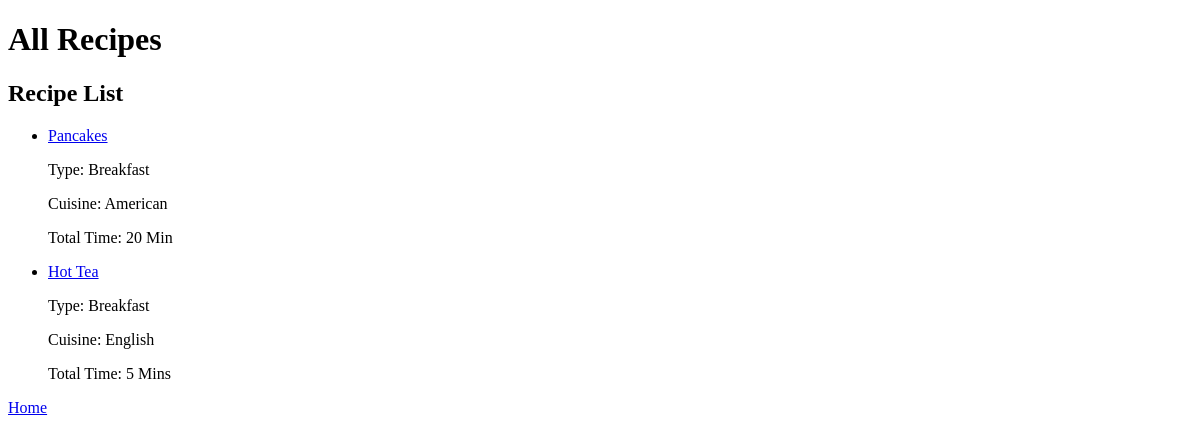
Page /all-recipes on the earlier database version.
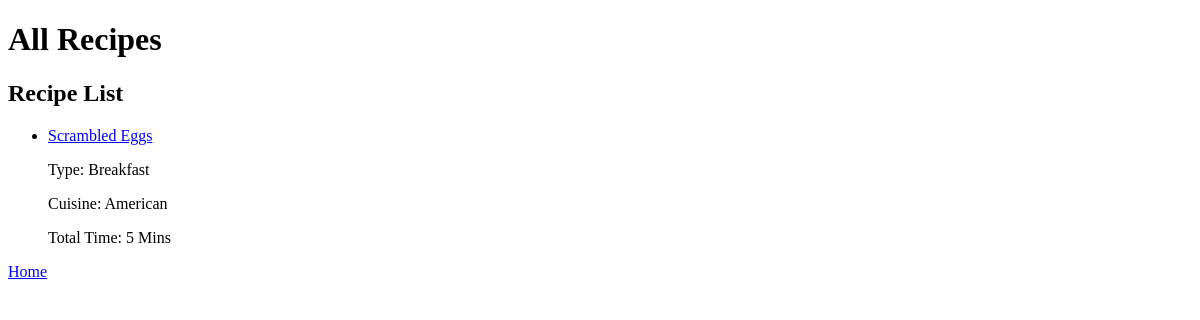
Same page on the later database version.
### tables this page shows
CREATE TABLE recipes(
                id INTEGER PRIMARY KEY AUTOINCREMENT, 
                name TEXT, 
                type TEXT, 
                cuisine TEXT, 
                season TEXT DEFAULT NULL,
                author TEXT,
                total_time TEXT,
                yield TEXT,
                image TEXT,
                UNIQUE (name, type, cuisine)
            );

### test.py (the view)
@app.route('/all-recipes')
def all_recipes():
    conn = get_db_connection()
    recipes = conn.execute(f'SELECT * FROM recipes').fetchall()
    conn.close()
    return render_template('all.html', recipes = recipes)

### test.py (called while the page is built)
def get_db_connection():
    db_path = os.path.abspath(DATABASE)
    print("Using Database FIle:", db_path)
    conn = sqlite3.connect(db_path, timeout=10)
    conn.row_factory = sqlite3.Row
    return conn

### templates/all.html (shortened to what this page needs)
<!DOCTYPE html>
<html lang="en">
<head>
</head>
<body>
    <header>
        <h1>All Recipes</h1>
    </header>
    <main>
        <section>
            <h2>Recipe List</h2>
            <ul>
                {% for recipe in recipes %}
                <li>
                    <a href="/all-recipes/{{ recipe['id'] }}">
                        {{ recipe['name'] }}
                    </a>
                    <p>Type: {{ recipe['type'] }}</p>
                    <p>Cuisine: {{ recipe['cuisine'] }}</p>
                    <p>Total Time: {{ recipe['total_time'] }}</p>
                </li>
                {% endfor %}
            </ul>
        </section>
    </main>
</body>
</html>
</html>
    <nav>
        <a href="/">Home</a>
    </nav>
</html>

Differences in the rows shown:
removed recipes: name "Pancakes", type "Breakfast", cuisine "American", total_time "20 Min"
removed recipes: name "Hot Tea", type "Breakfast", cuisine "English", total_time "5 Mins"
added recipes: name "Scrambled Eggs", type "Breakfast", cuisine "American", total_time "5 Mins"
